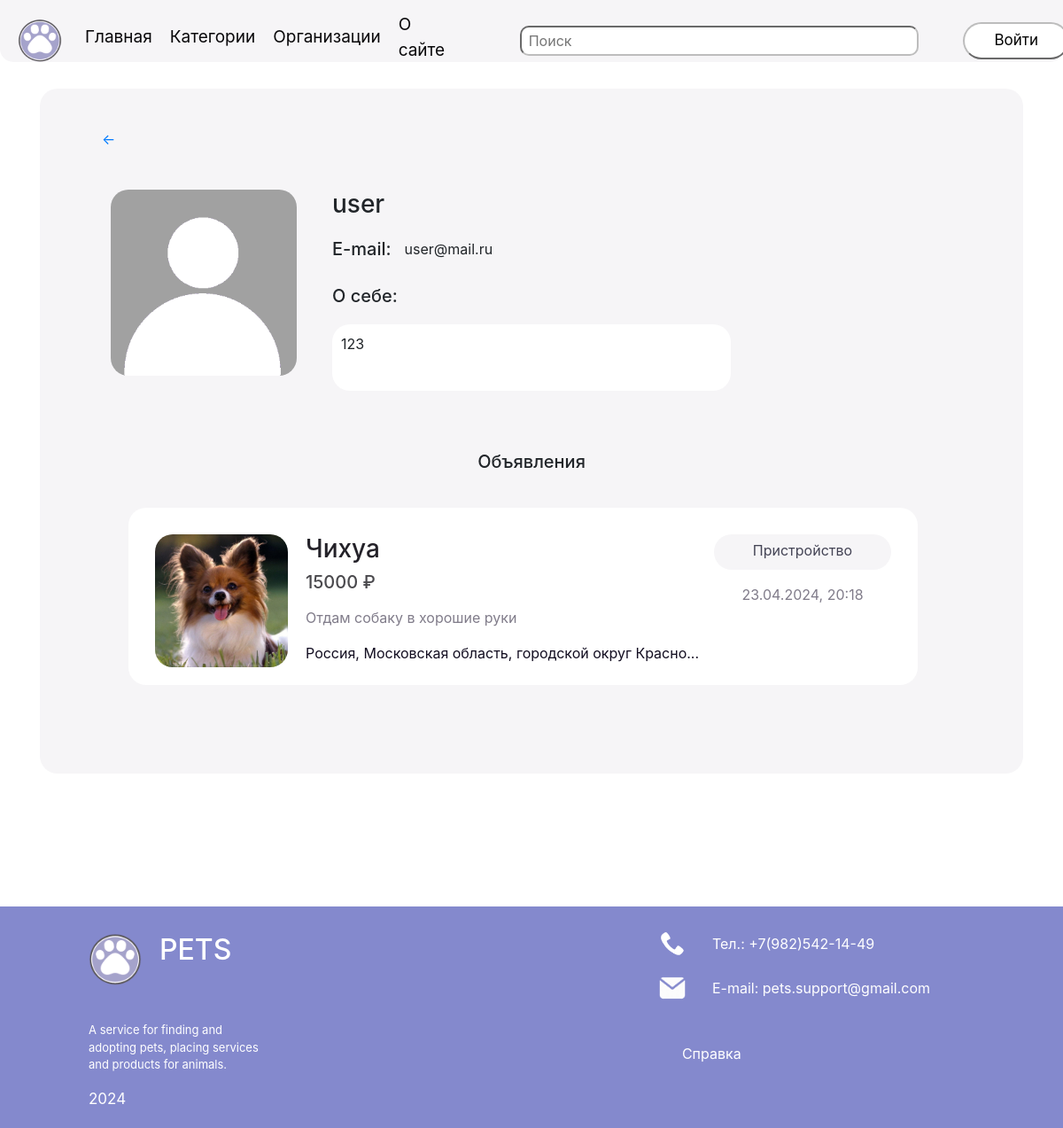
Page /user/8 on the earlier database version.
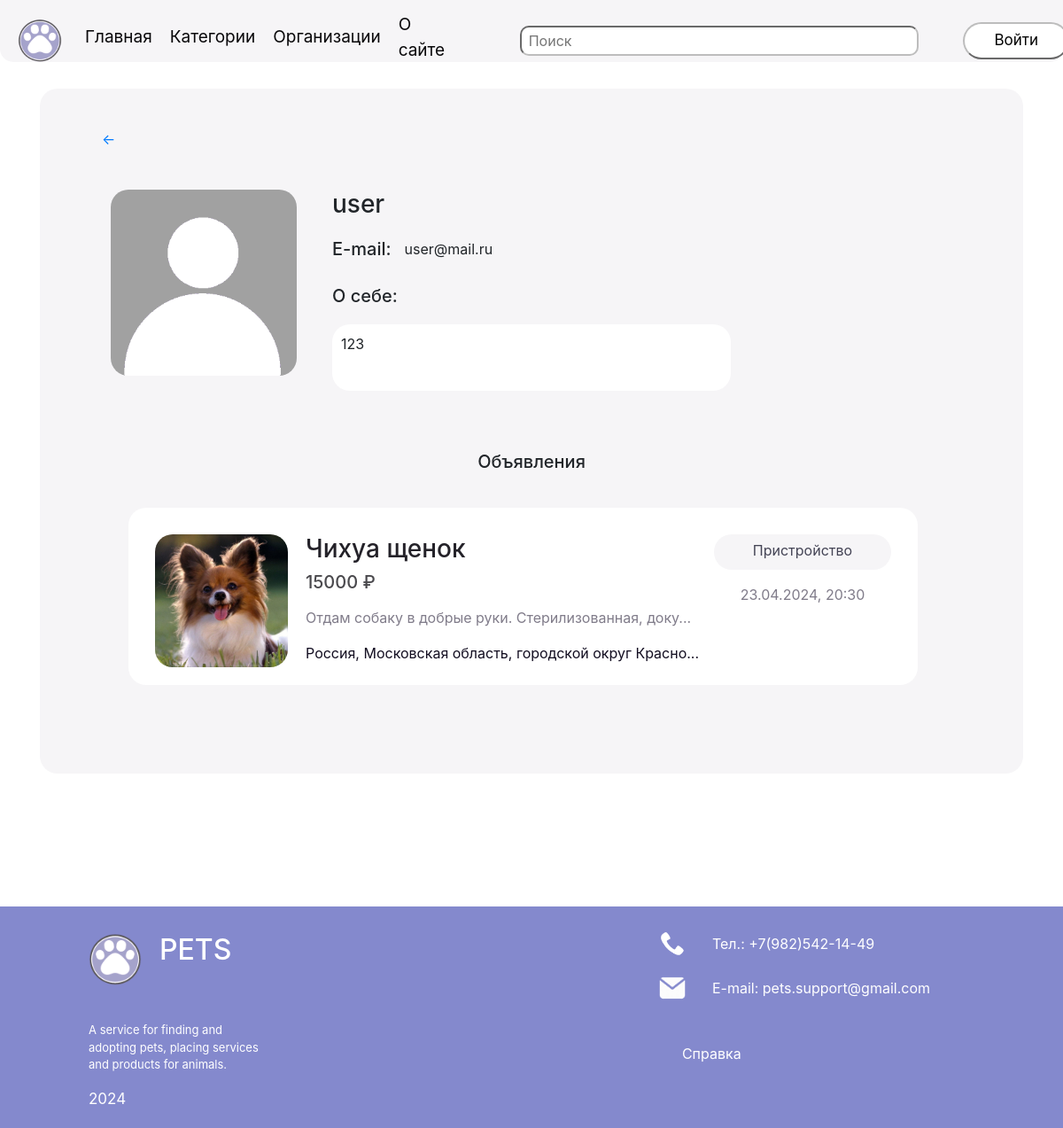
Same page on the later database version.
### data/users.py (models this page shows, shortened)
class User(SqlAlchemyBase, UserMixin):
    __tablename__ = 'users'
    id = sqlalchemy.Column(sqlalchemy.Integer,
                           primary_key=True, autoincrement=True)
    name = sqlalchemy.Column(sqlalchemy.String, nullable=False)
    about = sqlalchemy.Column(sqlalchemy.String, nullable=True)
    photo = sqlalchemy.Column(sqlalchemy.String, nullable=True)
    email = sqlalchemy.Column(sqlalchemy.String,
                              index=True, unique=True, nullable=False)
    hashed_password = sqlalchemy.Column(sqlalchemy.String, nullable=False)
    created_date = sqlalchemy.Column(sqlalchemy.DateTime,
                                     default=datetime.datetime.now)
    posts = orm.relationship("Post", back_populates='user')
    city = sqlalchemy.Column(sqlalchemy.String, default='Москва')

### data/post.py (models this page shows)
class Post(SqlAlchemyBase):
    __tablename__ = 'posts'
    id = sqlalchemy.Column(sqlalchemy.Integer,
                           primary_key=True, autoincrement=True)
    price = sqlalchemy.Column(sqlalchemy.Integer, default=0)
    currency = sqlalchemy.Column(sqlalchemy.String, default='₽')
    title = sqlalchemy.Column(sqlalchemy.String, nullable=False)
    content = sqlalchemy.Column(sqlalchemy.Text, nullable=False)
    created_date = sqlalchemy.Column(sqlalchemy.DateTime,
                                     default=datetime.datetime.now)
    address = sqlalchemy.Column(sqlalchemy.String, nullable=False)
    coords1 = sqlalchemy.Column(sqlalchemy.Float)
    coords2 = sqlalchemy.Column(sqlalchemy.Float)
    views_count = sqlalchemy.Column(sqlalchemy.Integer, default=0)
    destination = sqlalchemy.Column(sqlalchemy.String, nullable=False)
    delivery = sqlalchemy.Column(sqlalchemy.Boolean)
    photo = sqlalchemy.Column(sqlalchemy.String)
    phone = sqlalchemy.Column(sqlalchemy.String, nullable=False)
    breed = sqlalchemy.Column(sqlalchemy.String, nullable=False)
    color = sqlalchemy.Column(sqlalchemy.String)
    age = sqlalchemy.Column(sqlalchemy.Integer, nullable=False)
    documents = sqlalchemy.Column(sqlalchemy.Boolean)
    vaccin = sqlalchemy.Column(sqlalchemy.Boolean)
    steril = sqlalchemy.Column(sqlalchemy.Boolean)
    category = sqlalchemy.Column(sqlalchemy.String)
    user_id = sqlalchemy.Column(sqlalchemy.Integer,
                                sqlalchemy.ForeignKey("users.id"))
    user = orm.relationship("User")

### server.py (the view)
@app.route('/user/<uid>', methods=['GET', 'POST'])
def user(uid):
    db_sess = db_session.create_session()
    userr = db_sess.query(User).filter(User.id == uid).first()
    if userr == current_user:
        return redirect("/profile")
    posts = db_sess.query(Post).filter(Post.user_id == uid).all()
    posts = list(
        map(lambda x: [x.title, x.price, x.currency, x.address[:50] + '...' if len(x.address) > 50 else x.address,
                       x.photo, x.id, x.created_date.strftime('%d.%m.%Y, %H:%M'), x.destination,
                       x.content[:50] + '...' if len(x.content) > 50 else x.content], posts))
    return render_template('user.html', title=userr.name, userr=userr, posts=posts)

### data/db_session.py (called while the page is built)
def create_session() -> Session:
    global __factory
    return __factory()

### templates/user.html (shortened to what this page needs)
{% extends "base.html" %}
{% block content %}
<div class="account">
    <div style="text-align: start; width: 100%; margin-bottom: 25px; padding-left: 10px; margin-top: -15px;">
        <a href={{session['link']}} class="back_a">
            ←
        </a>
    </div>
    <div style="text-align: start; display: flex; padding: 20px;">
        <div style="justify-content: center;">
            <img src={{userr.photo}} class="ava2"/><br>
        </div>
        <div style="text-align: start; margin-left: 40px;">
            <div style="display: flex; margin-bottom: 13px;"><h3 style="margin-right: 15px;">{{ userr.name}}</h3>
            </div>
            <div style="display: flex; margin-bottom: 13px;"><h5 style="margin-right: 15px;">E-mail:</h5>
                <p>{{ userr.email}}</p></div>
            <h5>О себе:</h5>
            <div class="about">
                <p>{{ userr.about}}</p>
            </div>
        </div>
    </div>
    <div style="margin-top: 35px">
        {% if not posts %}
        <h5>Нет объявлений</h5>
        {% else %}
        <h5>Объявления</h5>
        <div style="text-align: start">
            {% for i in posts %}
            {% if i != None %}
            <a href='/post/{{i[5]}}' class="post_mini">
                <div style="text-align: start; display: flex;">
                    <p style="margin-right: 20px;"><img src={{i[4]}} height="150px" style="border-radius: 20px; ">
                    </p>
                    <div style="width:75%">
                        <h3 style="color: #242229">{{i[0]}}</h3>
                        {% if i[1] >= 1 %}
                        <h5 style='color: #4a494d'>{{i[1]}} {{i[2]}}</h5>
                        {% else %}
                        <h5 style='color: #4a494d'>Бесплатно</h5>
                        {% endif %}
                        <p style="color: #807c8a">{{i[8]}}</p>
                        <p>{{i[3]}}</p>
                    </div>
                    <div style="text-align: center">
                        <p class="dest">{{i[7]}}</p>
                        <p style="color: #807c8a"> {{i[6]}}</p>
                    </div>
                </div>
            </a>
            {% endif %}
            {% endfor %}
        </div>
        {% endif %}
    </div>
</div>
{% endblock %}

### templates/base.html (shortened to what this page needs)
<!doctype html>
<html lang="en">
<head>
    <link rel="stylesheet"
          href="https://stackpath.bootstrapcdn.com/bootstrap/4.4.1/css/bootstrap.min.css"
>
    <link rel="stylesheet"
          href="/static/css/style.css">
</head>
<body class="main">
<header>
    <nav>
        <div>
            <a class="navbar-brand" href="/"><img src="/static/img/logo.png" width="50px"></a>
            <ul class="un">
                <li>
                    <a class="link" href="/">Главная</a>
                </li>
                <li>
                    <a class="link" href="/category">Категории</a>
                </li>
                <li class='li2'>
                    <a class="link" href="/organizations">
                        Организации
                    </a>
                </li>
                <li>
                    <a class="link" href="/about_site">О сайте</a>
                </li>
            </ul>
            <form class="search_f" action="/search" method="post">
                <input placeholder=" Поиск" type="search" name="search"/>
            </form>
            {% if current_user.is_authenticated %}
            <a href="/favorites" class="img_a"><img src="/static/img/fav.png" height="27px" alt="избранное"></a>
            <a class="img_a" href="/settings"><img src="/static/img/sett.png" height="27px"></a>
            <a class="img_a" href="/profile"><img src={{current_user.photo}} height="45px"
                                                  style='border-radius: 10px; margin-left: 10px;'></a>
            {% else %}
            <a href='/profile'>
                <button class="login">Войти</button>
            </a>
            {% endif %}
        </div>
    </nav>
</header>
<main role="main" class="container">
    {% block content %}
    {% endblock %}
</main>
<footer>
    <div class="footer">
        <div style="display: block;">
            <div style="display: flex;">
                <img class="logo" src="/static/img/logo.png" height="60px">
                <h2> PETS</h2>
            </div>
            <div class="text">
                <p>A service for finding and adopting pets, placing services and products for animals.</p>
                <p style="font-size: 17px;">2024</p>
            </div>
        </div>
        <div class="contacts">
            <div class="cont">
                <img src="/static/img/phone.png">
                <p>Тел.: +7(982)542-14-49</p>
            </div>
            <div class="cont">
                <img src="/static/img/email.png">
                <p>E-mail: pets.support@gmail.com</p>
            </div><br>
            <a href="/about_site" class="help">Справка</a>
        </div>
    </div>
</footer>
</body>

### static/css/style.css (style rules this page uses)
nav { border-radius: 0px 0px 15px 15px; background-color: #f6f5f7; color: #e2d3ed; height: 70px; }
.footer { margin-top: 150px; padding-left: 100px; padding-right: 150px; padding-top: 30px; align-items: start; height: 250px; display: flex; justify-content: space-between; background: #8489CD; color: #fff; }
.container { text-align: center; margin-top: 30px }
.dest { color: #444455; border-radius: 20px; border-color: #f6f5f7; height: 40px; width: 200px; text-align: center; padding: 6px; font-size: 16px; background: #f6f5f7; }
nav div { padding-left: 20px; padding-top: 5px; align-items: center; display: flex; }
.about { padding: 10px; background: #fff; width: 450px; height: 75px; margin-top: 20px; border-radius: 20px; text-align: start; }
.contacts { display: block; }
.cont { display: flex; align-items: center; margin-bottom: 10px; }
.post_mini, .post_fav { color: #130e21; text-decoration: none; border-radius: 20px; background-color: #fff; display: block; padding: 30px; height: 200px; margin: 40px; font-size: 16px; text-align: start; justify-content: start; width: 90%; }
.text { width: 200px; display: block; font-size: 13px; margin-top: 40px; }
.account { border-radius: 20px; background-color: #f6f5f7; padding: 60px; display: block; margin-top: 30px; }
.un { margin-left: 10px; font-size: 19px; padding: 0px; align-items: center; margin-top: 9px; list-style-type: none; display: flex; }
.help { color: #fff; margin-left: 26px; text-decoration: none }
.link { margin-right: 20px; text-decoration: none; color: #09080a; }
.login { font-size: 17px; border-radius: 30px; border-color: #BDBDBD; padding: 6px; margin-left: 30px; width: 120px; background: #fff; }
.ava2 { width: 210px; height: 210px; margin-bottom: 30px; border-radius: 20px }
.cont img { margin-top: -16px; height:30px; margin-right: 30px }
.logo { margin-right: 20px; }
.search_f { display: flex; align-items: center; margin-right: 20px; margin-left: 50px; }
.search_f input { width: 450px; padding: 3px; margin-left: 15px; border-radius: 10px; border-color: #BDBDBD; }

Differences in the rows shown:
changed Post "Пристройство": title "Чихуа" → "Чихуа щенок"; content "Отдам собаку в хорошие руки" → "Отдам собаку в добрые руки. Стерилизованная, доку..."; i "23.04.2024, 20:18" → "23.04.2024, 20:30"
